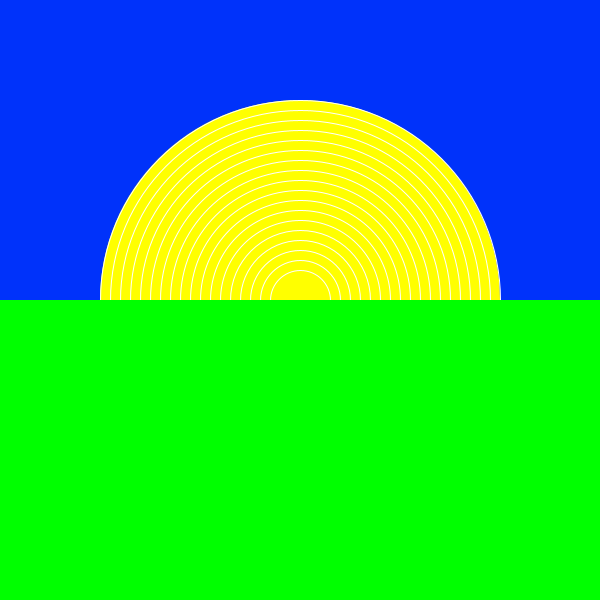
Frame 1 (no input)
Frame 60 (the mouse pressed at the canvas centre just before this capture): identical to frame 1, image omitted
Frame 120 (the mouse held since frame 60 and released just before this capture): identical to frame 1, image omitted

The Processing sketch that drew this single still picture (run headless with seeded random() and noise(); from frame 60 on, the mouse is pressed at the canvas centre):

// Processing sketch: processing_51553
// ── processing_51553.pde

/*
*Assignment #2
 *Nancy Toure
 *ntoure@brynmawr.edu
 *CS 110 Section 2
 *Submitted 2/7/2012
 This program contains the code
 for making a sky and a ground.
 Mouse pressed was used to make two different
 objects appear.  The hardest part about this project
 was making the scale so that when the objects approached the horizon 
 they got smaller and as they were away from the horizon
 they got bigger. 
 */

float h;
float w;
void setup () {
  //sky and ground
  size(600, 600);
  w= width;
  h= height/2;


  //sky
  background(0, 50, 250);
  noStroke();
  smooth();

  //horizon of the sun
  for (int i= 400; i>50; i-=20) {
    stroke(255);
    fill(255, 255, 0);
    ellipse(width/2, height/2, i, i);
  }
  //ground, grass area
  noStroke();
  fill(0, 255, 0);
  rect(0, h, w, h);
}
void draw () {
}

void mousePressed() {
  float scal;

  //use to draw locations of 
  //clouds and rock
  if (mouseY < h) {

    scal = (h- mouseY)/h;
    cloud(mouseX, mouseY, scal);
  }
  else {
    scal = 1- mouseY/h;
    rock(mouseX, mouseY, scal);
  }
}


//setting up functions for cloud
void cloud(int x, int y, float scal ) {
  fill(255);
  noStroke();
  smooth();

  ellipse(x, y, scal*60, scal*60);
  ellipse(x+ 25*scal, y, scal*50, scal*50);
  ellipse(x- 25*scal, y, scal*50, scal*50);
}
//setting up fuctions for rock
void rock(int x, int y, float scal ) {
  fill(127);
  noStroke();
  smooth();

  ellipse(x, y+15, scal*70, scal*70);
  ellipse(x+ 20*scal, y+20, scal*60, scal*60);
  ellipse(x- 20*scal, y+20, scal*60, scal*60);
}
